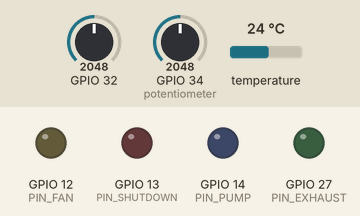
This sketch was run on a simulated ESP32. Shown: output pins drawn as LEDs (lit = HIGH). The test bench sets the inputs (shaded band); at power-on: GPIO 32 = 2048, GPIO 34 (potentiometer) = 2048, temperature 24 °C. WiFi joins after 1.5 s; servers stay silent unless stated; uploads are accepted with an empty reply; what the sketch prints to the serial monitor is not drawn.

Above: at 4.2 s.
4.3 s: GPIO 32 set to 2300
8.4 s: GPIO 32 set to 2410
At 12.4 s:
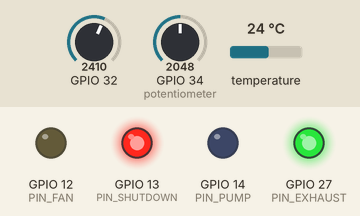
13.0 s: GPIO 32 set to 2047
At 16.9 s:
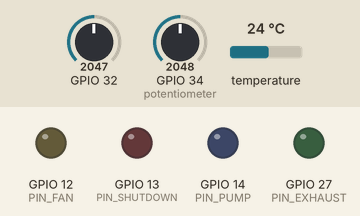
17.2 s: GPIO 32 set to 2866
At 20.2 s:
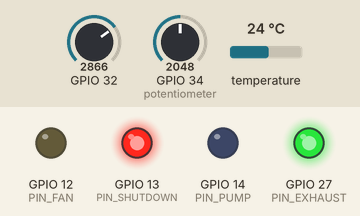
Timing chart, 0 to 21.7 s (numbered marks = the images above; inputs shaded):
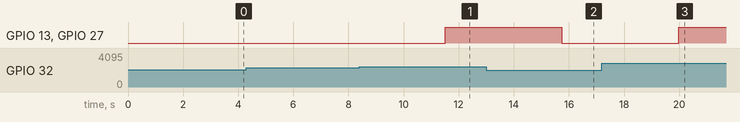

Measured:
- the behaviour switches between 2348 and 2349 on GPIO 32 (found by bisection; images 0 and 1)
- after the input at 4.3 s, every drawn part: stays the same
- after the input at 8.4 s, GPIO 13 (PIN_SHUTDOWN), GPIO 27 (PIN_EXHAUST): LOW → HIGH after 3.1 s
- after the input at 13.0 s, GPIO 13 (PIN_SHUTDOWN), GPIO 27 (PIN_EXHAUST): HIGH → LOW after 2.7 s
- after the input at 17.2 s, GPIO 13 (PIN_SHUTDOWN), GPIO 27 (PIN_EXHAUST): LOW → HIGH after 2.8 s

The sketch:

sketch.ino
```cpp
#include <WiFi.h>
#include <HTTPClient.h>
#include "DHTesp.h"

// Virtual Wi-Fi network provided directly by Wokwi
const char* ssid = "Wokwi-GUEST";
const char* password = "";

// 🚀 UPDATED: Pointing directly to the live production endpoint (removed "-test")
const char* n8n_webhook = "https://YOUR_ID/webhook-test/industrial-guardian";

DHTesp dht;

// Verified Pin Map
const int PIN_SHUTDOWN = 13; // Red LED
const int PIN_FAN      = 12; // Yellow LED
const int PIN_PUMP     = 14; // Blue LED
const int PIN_EXHAUST  = 27; // Green LED

int gasBaseline = 0;
int gasThreshold = 300; // Trigger threshold relative to initial baseline ambient air

void setup() {
  Serial.begin(115200);
  dht.setup(15, DHTesp::DHT22);

  pinMode(PIN_SHUTDOWN, OUTPUT);
  pinMode(PIN_FAN, OUTPUT);
  pinMode(PIN_PUMP, OUTPUT);
  pinMode(PIN_EXHAUST, OUTPUT);

  // Clear all indicators completely at startup
  digitalWrite(PIN_SHUTDOWN, LOW);
  digitalWrite(PIN_FAN, LOW);
  digitalWrite(PIN_PUMP, LOW);
  digitalWrite(PIN_EXHAUST, LOW);

  // Initialize Wi-Fi connection
  Serial.print("🌐 Connecting to Wokwi Cloud Wi-Fi...");
  WiFi.begin(ssid, password);
  while (WiFi.status() != WL_CONNECTED) {
    delay(500);
    Serial.print(".");
  }
  Serial.println("\n✅ Network Connected!");

  Serial.println("⚙️ Calibrating air quality sensor baseline...");
  delay(1000);

  // Grab a clean initial environmental average
  long sum = 0;
  for(int i=0; i<10; i++) {
    sum += analogRead(32);
    delay(50);
  }
  gasBaseline = sum / 10;
  Serial.print("✅ Calibration Complete! Ambient Air Value Baseline: ");
  Serial.println(gasBaseline);
}

void loop() {
  // Read Potentiometer on ADC Channel 1
  int vibration = analogRead(34);
  delay(20); // Critical delay to prevent internal ADC crosstalk bleeding

  // Read Gas on clean isolated ADC Channel 2
  int rawGas = analogRead(32);
  float temp = dht.getTemperature();

  // Print raw debugging statistics directly to terminal
  Serial.print("🌡️ Temp: "); Serial.print(temp);
  Serial.print("°C | 📊 Potentiometer Value: "); Serial.print(vibration);
  Serial.print(" | 💨 Gas (Raw): "); Serial.print(rawGas);
  Serial.print(" (Threshold at: "); Serial.print(gasBaseline + gasThreshold);
  Serial.println(")");

  // Clear hardware indicators before each diagnostic step
  digitalWrite(PIN_SHUTDOWN, LOW);
  digitalWrite(PIN_FAN, LOW);
  digitalWrite(PIN_PUMP, LOW);
  digitalWrite(PIN_EXHAUST, LOW);

  // 1. CRITICAL GAS LEAK INTERRUPT
  if (rawGas > (gasBaseline + gasThreshold)) {
    Serial.println("❌ STATE: EMERGENCY GAS SHUTDOWN. RED + GREEN ACTIVE.");
    digitalWrite(PIN_SHUTDOWN, HIGH);
    digitalWrite(PIN_EXHAUST, HIGH);
  }

  // 2. RUN REGULAR TEMPERATURE RULES (Only if gas levels are completely safe)
  else {
    if (temp >= 80.0) {
      Serial.println("🛑 STATE: EMERGENCY THERMAL SHUTDOWN. RED ONLY.");
      digitalWrite(PIN_SHUTDOWN, HIGH);
    }
    else if (temp >= 68.0) {
      Serial.println("💧 STATE: DUAL COOLING ACTIVE. YELLOW + BLUE ON.");
      digitalWrite(PIN_FAN, HIGH);
      digitalWrite(PIN_PUMP, HIGH);
    }
    else if (temp >= 60.0) {
      Serial.println("🌬️ STATE: LIGHT FAN COOLING ACTIVE. YELLOW ONLY.");
      digitalWrite(PIN_FAN, HIGH);
    }
    else {
      Serial.println("✅ STATE: SYSTEM NORMAL. ALL COOLS DISENGAGED.");
    }
  }

  // 3. SEND METRICS TO n8n CLOUD AI AGENT
  if (WiFi.status() == WL_CONNECTED) {
    HTTPClient http;
    http.begin(n8n_webhook);
    http.addHeader("Content-Type", "application/json");

    // Package JSON string payload
    String payload = "{\"temp\":" + String(temp) +
                     ",\"vibration\":" + String(vibration) +
                     ",\"gas\":" + String(rawGas) + "}";

    int httpResponseCode = http.POST(payload);
    if (httpResponseCode > 0) {
      String response = http.getString();
      Serial.println("\n🤖 LIVE AUDIT REPORT FROM AI AGENT:");
      Serial.println(response); // Prints out the Gemini operational description
    } else {
      Serial.print("❌ HTTP Transmission Error: ");
      Serial.println(httpResponseCode);
    }
    http.end();
  }

  Serial.println("-------------------------------------------------------------");
  delay(4000); // 4-second delay protects API rate limits on continuous loops
}
```
